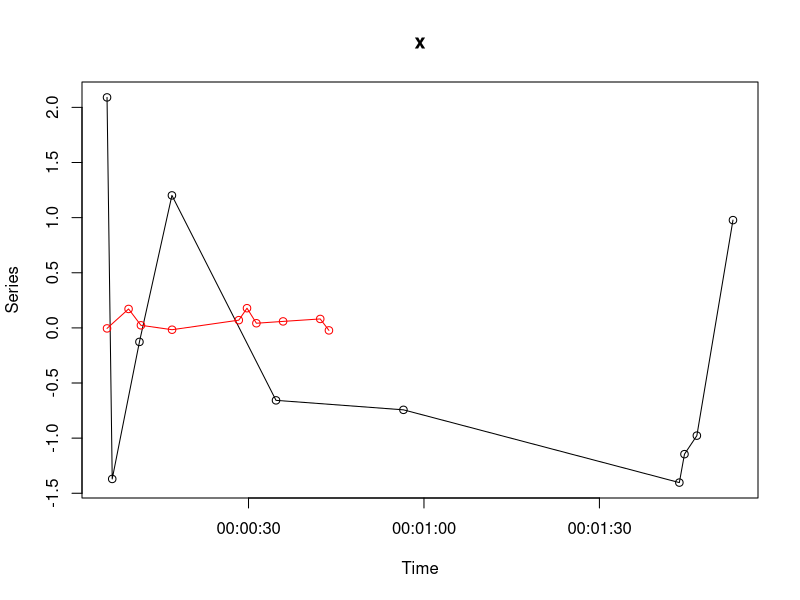
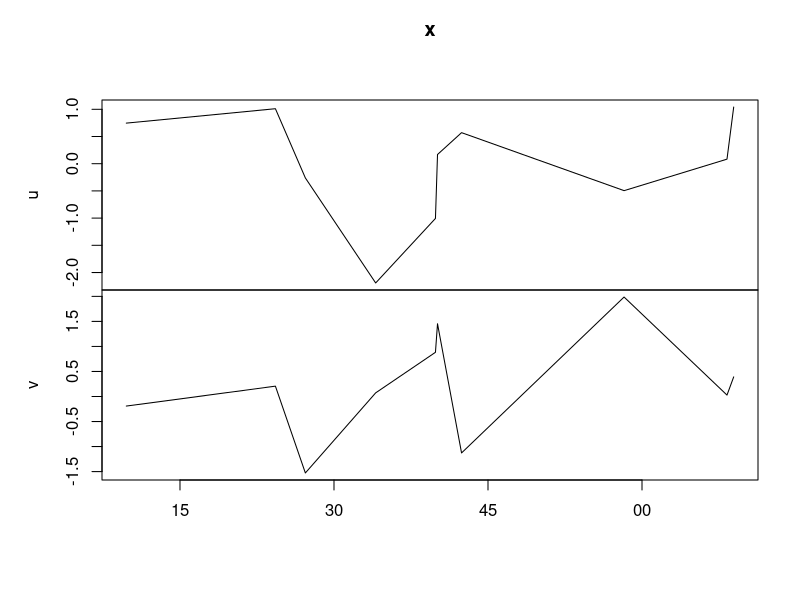

These charts were generated, in order, by the following R code:
library(tseries)


### Name: irts-methods
### Title: Methods for Irregular Time-Series Objects
### Aliases: irts-methods lines.irts plot.irts points.irts print.irts
###   time.irts value value.irts [.irts
### Keywords: ts

### ** Examples

n <- 10
t <- cumsum(rexp(n, rate = 0.1))
v <- rnorm(n)
x <- irts(t, v)

x
time(x)
value(x)
plot(x)
points(x)

t <- cumsum(c(t[1], rexp(n-1, rate = 0.2)))
v <- rnorm(n, sd = 0.1)
x <- irts(t, v)

lines(x, col = "red")
points(x, col = "red")

# Multivariate
t <- cumsum(rexp(n, rate = 0.1))
u <- rnorm(n)
v <- rnorm(n)
x <- irts(t, cbind(u, v))

x
x[,1]
x[1:3,]
x[1:3,1]
plot(x)
